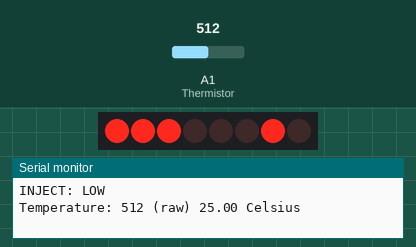
This sketch was run on a simulated Teensy 4. Parts: 8 shift-register outputs drawn as a row of LEDs (first output left, lit = HIGH), the last lines printed to the serial monitor. Wiring (inferred from the names in the program): shift register (74HC595): data A0; shift clock A3; latch A2. Wiring (inferred from the signals the program sends): row of LEDs: on Q0, Q1, Q2, Q3, Q4, Q5, Q6, Q7. The test bench sets the inputs (shaded band); at power-on: A1 (Thermistor) = 512.

Above: at 4.1 s.
At 9.1 s:
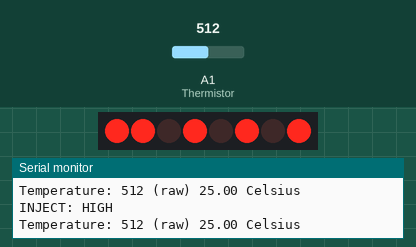
Timing chart, 0 to 10.6 s (numbered marks = the images above):
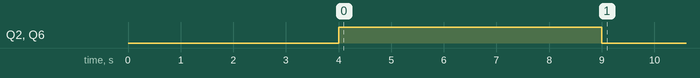

Measured:
- by itself, Q2, Q6: LOW → HIGH at 4.0 s, → LOW 5.0 s later

The sketch:

Final.ino
```cpp
/************************************************************
* Practical Question: Fall 2020
*
* Level Achieved: Level A+
*
* Status: Complete and working Level A+ circuit
*
* @author Aria Gomes (gome0098@algonquinlive.com) <040878659>
**************************************************************/
IntervalTimer injectLow;
IntervalTimer injectHigh;
IntervalTimer timer1;
bool stat = true;
int code;
int inject;
float celsius;
int SER = 14; //data
int LATCH = 16; //RCLK
int CLOCK = 17; //SRCLK
int Thermistor = 15;
int letterIndex = 0;
const double MIN_TEMP = 15.0;     //no student has reported lower than 15 degrees Celsius
const double MAX_TEMP = 33.0;     //no student has reported higher than 33 degrees Celsius
byte letters[3] = {
B01010100,    //0 = n - for normal
B10111000,    //1 = L - for low
B11110110     //2 = H - for high
};

void setup() {
  pinMode(Thermistor, INPUT);
  pinMode(SER, OUTPUT);
  pinMode(CLOCK, OUTPUT);
  pinMode(LATCH, OUTPUT);
  digitalWrite(SER, LOW);
  digitalWrite(CLOCK, LOW);
  digitalWrite(LATCH, HIGH);
  injectLow.begin(injectLowVal, 3000000);
  injectHigh.begin(injectHighVal,6000000);
  timer1.begin(voidM, 9000000);

  for(unsigned int i=0; i<sizeof(letters); i++)
    letters[i] ^= B11111111;
}

void loop()
{

  //Letter Index logic
  if(celsius > MAX_TEMP){
    letterIndex = 2;
  }
  if(celsius < MIN_TEMP){
    letterIndex = 1;
  }
  if(celsius < MAX_TEMP && celsius > MIN_TEMP){
    letterIndex = 0;
  }

  readTemp();

  //Update Display
  digitalWrite(LATCH, LOW); // prepare shift register for data
  shiftOut(SER, CLOCK, MSBFIRST, letters[letterIndex]); // send data
  digitalWrite(LATCH, HIGH); // update display
  digitalWrite(LATCH, LOW);
  Serial.print("Temperature: ");
  Serial.print(code);
  Serial.print(" (raw) ");
  Serial.print(celsius);
  Serial.print(" Celsius\n");
  delay(1000);
}

void readTemp()
{
if (stat == true)
{
     //Read Accurate temperature
  code = analogRead(Thermistor);
  if (code <= 289) {celsius = 5 + (code - 289) / 9.82;}
  if (code > 289 && code <= 342) {celsius = 10 + (code - 342) / 10.60;}
  if (code > 342 && code <= 398) {celsius = 15 + (code - 398) / 11.12;}
  if (code > 398 && code <= 455) {celsius = 20 + (code - 455) / 11.36;}
  if (code > 455 && code <= 512) {celsius = 25 + (code - 512) / 11.32;}
  if (code > 512 && code <= 566) {celsius = 30 + (code - 566) / 11.00;}
  if (code > 566 && code <= 619) {celsius = 35 + (code - 619) / 10.44;}
  if (code > 619 && code <= 667) {celsius = 40 + (code - 667) / 9.73;}
  if (code > 667) {celsius = 45 + (code - 712) / 8.90;}
}
else
{
  code = inject;
}

 delay(4000);

}

void injectLowVal()
{
   inject = -800;
   Serial.print("INJECT: LOW\n");
   injectLow.end();

}

void injectHighVal()
{
  inject = 800;
  Serial.print("INJECT: HIGH\n");
}

void voidM()
{
  timer1.end();
  stat = true;
}
```
